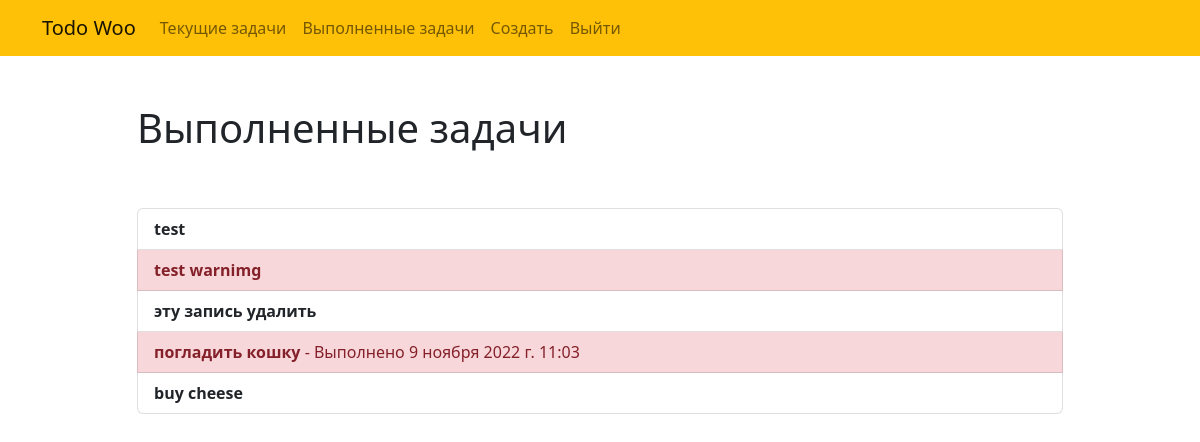
The app's page /completed/ (signed in) with its own data.
### todo/models.py (models this page shows, shortened)
class Todo(models.Model):
    title = models.CharField(max_length=100, verbose_name='Название')
    memo = models.TextField(blank=True, verbose_name='Описание')
    date_created = models.DateTimeField(auto_now_add=True, verbose_name='Дата создания')
    date_completed = models.DateTimeField(null=True, verbose_name='Дата выполнения', blank=True)
    is_important = models.BooleanField(default=False, verbose_name='Пометить как важное')
    user = models.ForeignKey(User, on_delete=models.CASCADE)

### todo/views.py (the view)
# urls.py: path('completed/', views.completed_todos, name='completed_todos'),
@login_required
def completed_todos(request: WSGIRequest) -> HttpResponse:
    todos = Todo.objects.filter(user=request.user, date_completed__isnull=False).order_by('-date_completed')
    return render(request, 'todo/completed_todos.html', {'todos': todos})

### todo/templates/todo/completed_todos.html (shortened to what this page needs)
{% extends "todo/base.html" %}
{% block content %}
    <div class="row justify-content-center mt-5">
        <div class="col-md-10">
            <h1>Выполненные задачи</h1>
        </div>
    </div>
    <div class="row justify-content-center mt-5">
        <div class="col-md-10">
            <div class="list-group">
                {% for todo in todos %}
                {% if todo.is_important %}
                <a href="{% url 'view_todo' todo.id %}" class="list-group-item list-group-item-danger">
                    <b>{{ todo.title }}</b>{% if todo.memo %} - Выполнено {{ todo.date_completed }}{% endif %}</a>
                {% else %}
                <a href="{% url 'view_todo' todo.id %}" class="list-group-item list-group-item-action">
                    <b>{{ todo.title }}</b>{% if todo.memo %} - - Выполнено {{ todo.date_completed }}{% endif %}</a>
                {% endif %}
                {% endfor %}
            </div>
        </div>
    </div>
{% endblock %}

### records on screen
Todo: title "test"
Todo: title "test warnimg"
Todo: title "эту запись удалить"
Todo: title "погладить кошку", date_completed "9 ноября 2022 г. 11:03"
Todo: title "buy cheese"
